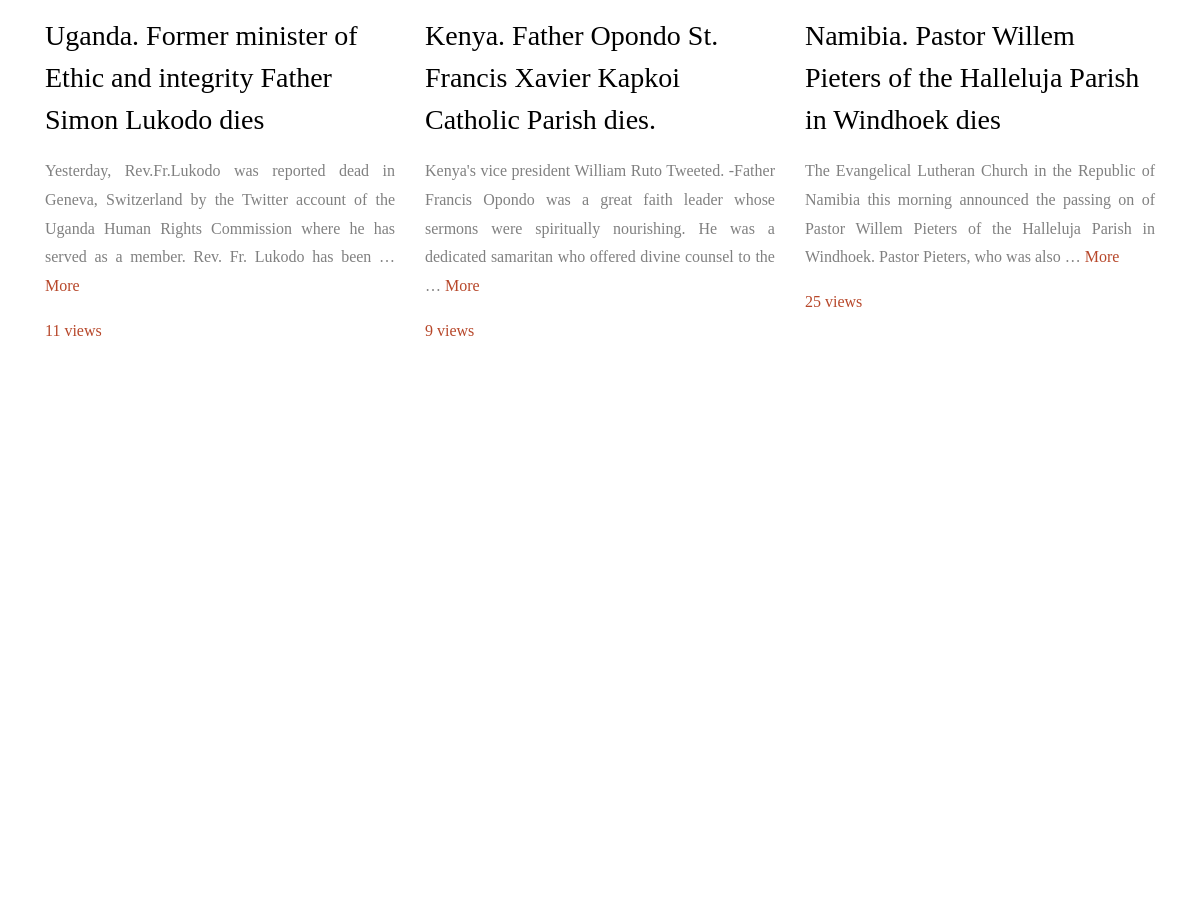
The app's page / (middle part), older data.
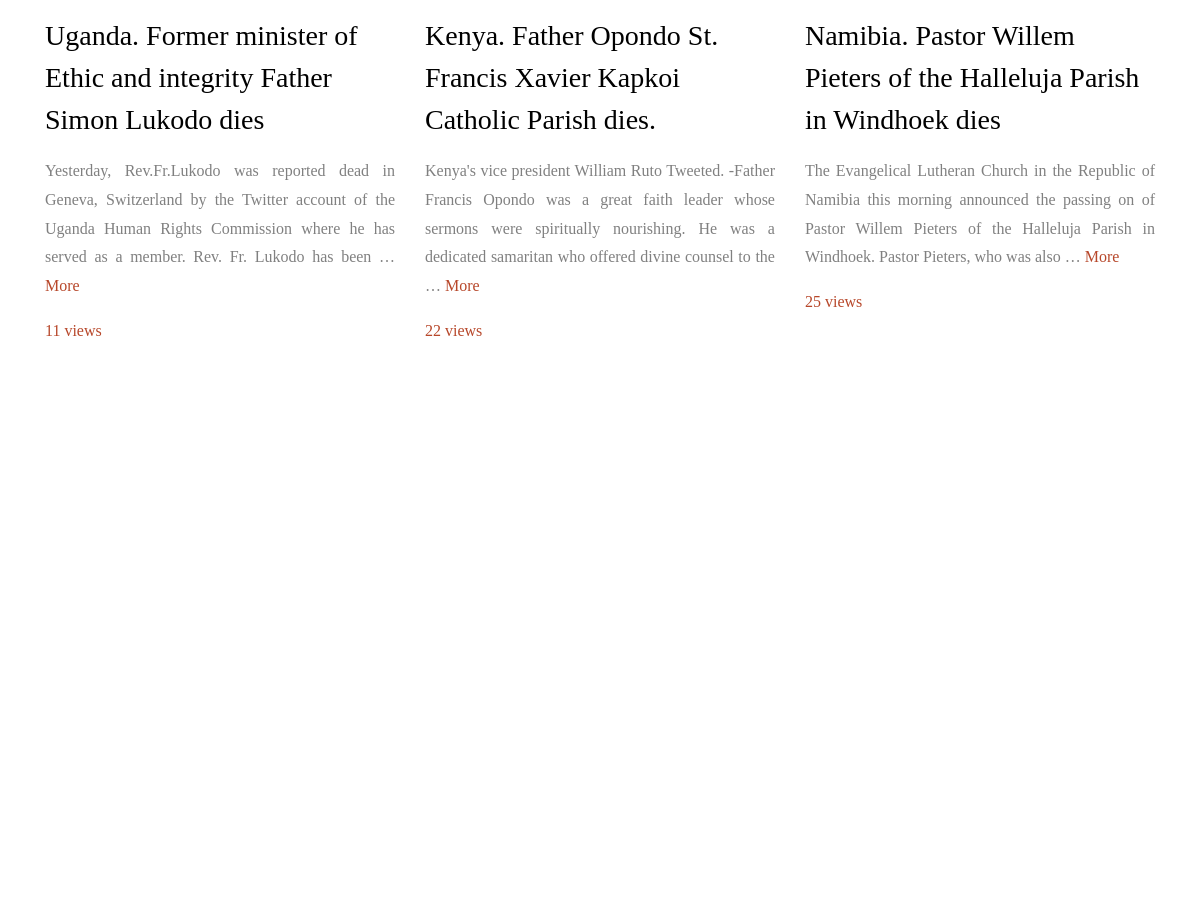
The same page, newer data.
### mainweb/models.py (models this page shows, shortened)
class Post(models.Model):
	STATUS_CHIOCES = (
		('draft','Draft'),
		('published','Published'),
		)
	title = models.CharField(max_length=250)
	slug = models.SlugField(max_length=250, unique_for_date='publish')
	author = models.ForeignKey(User, on_delete=models.CASCADE, related_name='blog_posts')
	category = models.ForeignKey(Category,on_delete=models.SET_NULL, null=True,blank=True )
	img = models.ImageField(upload_to='media/news/', blank=True, null=True)
	body =models.TextField()
	publish = models.DateTimeField(default=timezone.now)
	created = models.DateField(auto_now_add=True)
	updated = models.DateTimeField(auto_now=True)
	status = models.CharField(max_length=10,choices=STATUS_CHIOCES, default='published ')
	viewers = models.IntegerField(default=1, null=True)
	objects =models.Manager()
	published = PublishedManager()
	class Meta:
		ordering = ('-publish',)
	@property
	def imgURL(self):
		try:
			url = self.img.url
		except:
			url =''
		return url

### mainweb/views.py (the view)
# urls.py: path("", views.homeview, name='homepage'),
def homeview(request):
	object_list = Post.published.all()
	page = request.GET.get('page', 1)
	paginator = Paginator(object_list,12)
	try:
		users = paginator.page(page)
	except PageNotAnInteger:
		users = paginator.page(1)
	except EmptyPage:
		users = paginator.page(paginator.num_pages)
	context = {'posts':users, 'object_list':object_list}
	return render(request, 'mainweb/index.html',context)

### mainweb/templates/mainweb/index.html (shortened to what this page needs)
{% extends 'mainweb/base.html' %}
{% load static %}
{% block content %}
<br/>
<section class="ftco-section ftco-degree-bg">
  <div class="container">
    <div class="row">
      {% for blog in posts %}
      <div class="col-lg-4 ftco-animate">
        <h3 class="mb-3">{{blog.title}}</h3>
        <p class="text-justify">{{blog.body|truncatewords:30}} <a href="{% url 'mainweb:details' blog.id  %}">More</a></p>
        <p class="text-justify"><a href="{% url 'mainweb:details' blog.id  %}">{{blog.viewers}} views</a></p>
      </div>
       {% endfor %}
    </div><br>
    <br>
  </div>
</section>
{% endblock content %}

Row changes from the older to the newer data that the page shows:
changed Post "Kenya. Father Opondo St. Francis Xavier Kapkoi Catholic Parish dies.": viewers "9" → "22"
